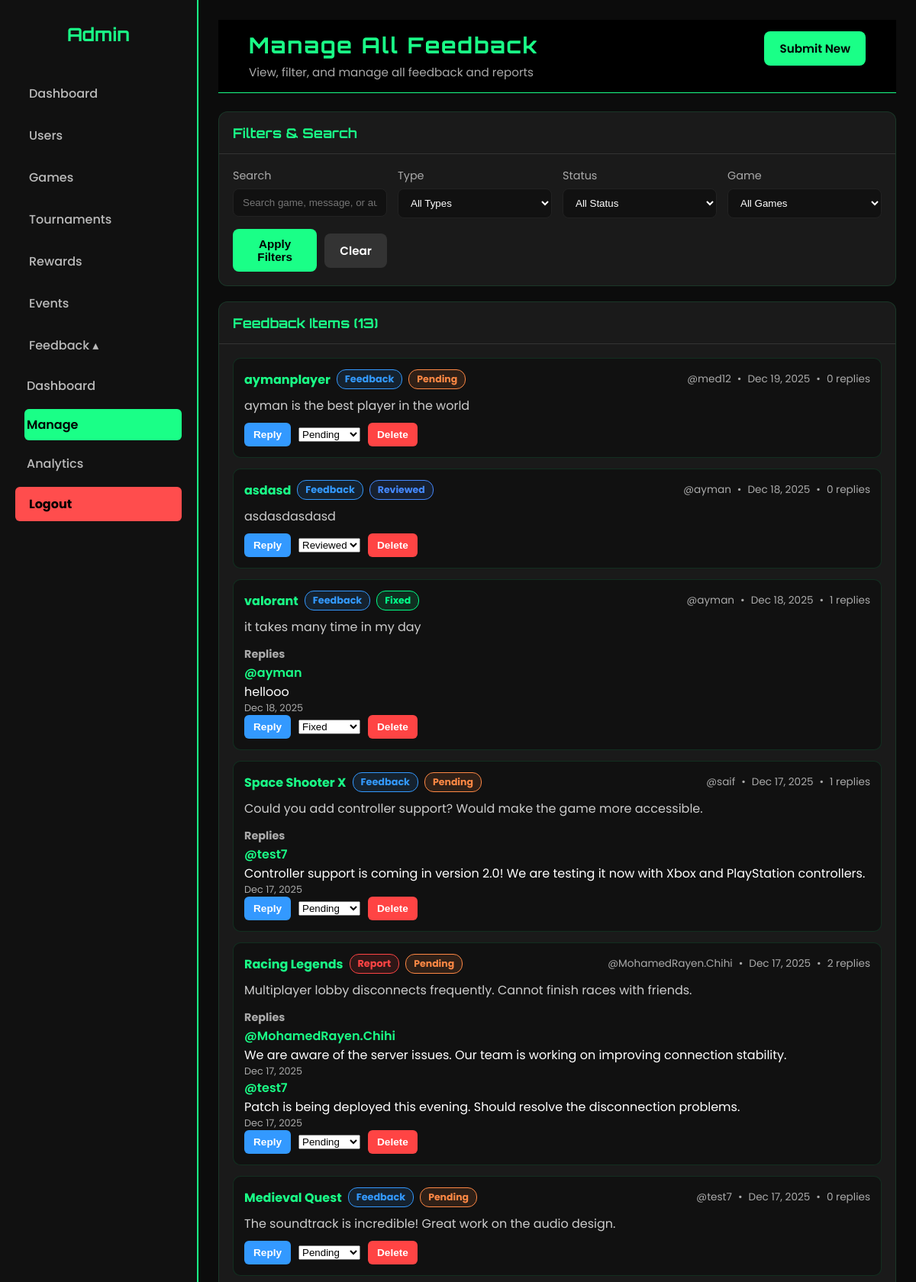
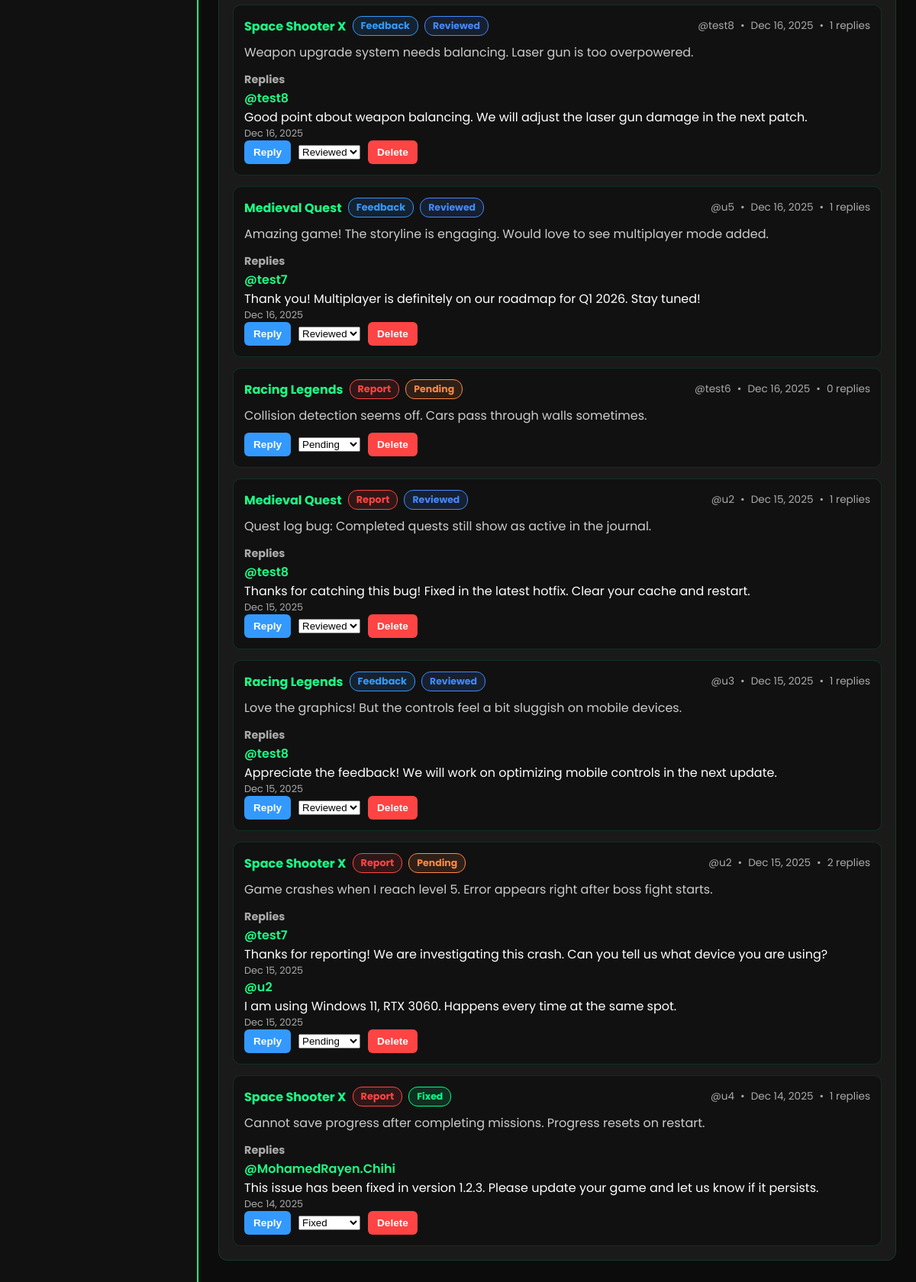
Page /final/User_managment/View/BackOffice/admin_feedback_manage.php (signed in) on the committed database (2 pictures, top to bottom).
### tables this page shows
CREATE TABLE `feedback` (
  `id` int(11) UNSIGNED NOT NULL,
  `game` varchar(100) NOT NULL COMMENT 'Game name',
  `type` enum('feedback','report') NOT NULL DEFAULT 'feedback',
  `message` text NOT NULL,
  `author` varchar(50) NOT NULL COMMENT 'Username of submitter',
  `status` enum('pending','reviewed','fixed') NOT NULL DEFAULT 'pending',
  `date` timestamp NOT NULL DEFAULT current_timestamp(),
  `user_id` int(11) NOT NULL
);

CREATE TABLE `replies` (
  `id` int(11) UNSIGNED NOT NULL,
  `feedback_id` int(11) UNSIGNED NOT NULL,
  `author` varchar(50) NOT NULL COMMENT 'Username of person replying',
  `message` text NOT NULL,
  `date` timestamp NOT NULL DEFAULT current_timestamp()
);

### final/User_managment/Controller/FeedbackController.php (called while the page is built, shortened)
<?php
require_once __DIR__ . '/../Model/Feedback.php';
class FeedbackController
{
    private PDO $db;
    private Feedback $model;
    public function __construct(PDO $db)
    {
        $this->db = $db;
        $this->model = new Feedback();
    }
    public function listFeedback(array $filters = []): array
    {
        $sql = "SELECT f.*, COUNT(r.id) AS reply_count
                FROM feedback f
                LEFT JOIN replies r ON r.feedback_id = f.id
                WHERE 1=1";
        $params = [];
        $sql .= " GROUP BY f.id ORDER BY f.date DESC";
        $stmt = $this->db->prepare($sql);
        $stmt->execute($params);
        $rows = $stmt->fetchAll();
        return $rows ?: [];
    }
    public function getFeedbackWithReplies(array $filters = []): array
    {
        $items = $this->listFeedback($filters);
        foreach ($items as &$item) {
            $item['replies'] = $this->model->getReplies($this->db, (int) $item['id']);
        }
        return $items;
    }
}

### final/User_managment/Model/Feedback.php (called while the page is built, shortened)
<?php
class Feedback
{
    public function getReplies(PDO $db, int $feedbackId): array
    {
        $sql = "SELECT * FROM replies WHERE feedback_id = :id ORDER BY date ASC";
        $stmt = $db->prepare($sql);
        $stmt->execute([':id' => $feedbackId]);
        return $stmt->fetchAll();
    }
}

### final/User_managment/View/BackOffice/admin_feedback_manage.php (the view, shortened to what this page needs)
<?php
require_once __DIR__ . '/../../Controller/FeedbackController.php';
$controller = new FeedbackController($pdo);
$filter_type = $_GET['type'] ?? 'all';
$filter_status = $_GET['status'] ?? 'all';
$search = $_GET['search'] ?? '';
$filters = [];
$feedback_data = $controller->getFeedbackWithReplies($filters);
?>
<!DOCTYPE html>
<html lang="en">
<head>
  <link rel="stylesheet" href="../../public/css/styleAdmin.css">
  <link rel="stylesheet" href="../../public/css/admin_inline.css">
  <link rel="stylesheet" href="../../public/css/backoffice-style.css">
</head>
<body>
  <div class="sidebar">
    <h2>Admin</h2>
    <a href="admin.php" class="nav-link">Dashboard</a>
    <a href="admin.php?section=users" class="nav-link">Users</a>
    <a href="games_dashboard.php" class="nav-link">Games</a>
    <a href="admintour.php" class="nav-link">Tournaments</a>
    <a href="adminrewards.php" class="nav-link">Rewards</a>
    <a href="event/event.php" class="nav-link">Events</a>
    <a href="#" class="nav-link" id="feedbackToggle">Feedback ▴</a>
    <div id="feedbackSubmenu" style="display:block; padding-left:12px;">
      <a href="admin_feedback.php" class="nav-link" style="padding:8px 0;">Dashboard</a>
      <a href="admin_feedback_manage.php" class="nav-link active" style="padding:8px 0;">Manage</a>
      <a href="admin_feedback_analytics.php" class="nav-link" style="padding:8px 0;">Analytics</a>
    </div>
    <a href="../FrontOffice/logout.php"
      onclick="return confirm('Are you sure you want to logout?');"
      style="background:#ff4d4d; color:#000; font-weight:700;"
      class="nav-link">
      Logout
    </a>
  </div>
  <div class="main-content">
    <header class="content-header">
      <div>
        <h1>Manage All Feedback</h1>
        <p class="subtitle">View, filter, and manage all feedback and reports</p>
      </div>
      <div class="header-actions">
        <a href="../FrontOffice/feedback.php?from=admin_feedback_manage" class="btn btn-primary">Submit New</a>
      </div>
    </header>
    <div class="dashboard-card">
      <div class="card-header">
        <h2>Filters & Search</h2>
      </div>
      <div class="card-body">
        <form method="GET" action="" class="filter-form">
          <div class="filter-group">
            <label>Search</label>
            <input type="text" name="search" placeholder="Search game, message, or author..."
                   value="<?php echo htmlspecialchars($search); ?>">
          </div>
          <div class="filter-group">
            <label>Type</label>
            <select name="type">
              <option value="all" <?php echo $filter_type === 'all' ? 'selected' : ''; ?>>All Types</option>
            </select>
          </div>
          <div class="filter-group">
            <label>Status</label>
            <select name="status">
              <option value="all" <?php echo $filter_status === 'all' ? 'selected' : ''; ?>>All Status</option>
            </select>
          </div>
          <div class="filter-group">
            <label>Game</label>
            <select name="game">
              <option value="">All Games</option>
            </select>
          </div>
          <div class="filter-actions">
            <button type="submit" class="btn btn-primary">Apply Filters</button>
            <a href="admin_feedback_manage.php" class="btn btn-secondary">Clear</a>
          </div>
        </form>
      </div>
    </div>
    <div class="dashboard-card">
      <div class="card-header">
        <h2>Feedback Items (<?php echo count($feedback_data); ?>)</h2>
      </div>
      <div class="card-body">
        <?php if (empty($feedback_data)): ?>
        <div class="empty-state">
          <p>No feedback found matching your filters</p>
        </div>
        <?php else: ?>
          <div class="feedback-table">
            <?php foreach ($feedback_data as $item): ?>
              <div class="feedback-row">
                <div class="feedback-row-header">
                  <div class="feedback-row-title">
                    <h3><?php echo htmlspecialchars($item['game']); ?></h3>
                    <span class="feedback-type type-<?php echo htmlspecialchars($item['type']); ?>"><?php echo ucfirst($item['type']); ?></span>
                    <span class="status-badge status-<?php echo htmlspecialchars($item['status']); ?>"><?php echo ucfirst($item['status']); ?></span>
                  </div>
                  <div class="feedback-row-meta">
                    <span>@<?php echo htmlspecialchars($item['author']); ?></span>
                    <span>•</span>
                    <span><?php echo date('M j, Y', strtotime($item['date'])); ?></span>
                    <span>•</span>
                    <span><?php echo (int)$item['reply_count']; ?> replies</span>
                  </div>
                </div>
                <div class="feedback-row-content"><?php echo nl2br(htmlspecialchars($item['message'])); ?></div>
                <?php if (!empty($item['replies'])): ?>
                  <div class="replies-section">
                    <strong style="color:#aaa; font-size:0.9rem;">Replies</strong>
                    <?php foreach ($item['replies'] as $reply): ?>
                      <div class="reply-item">
                        <div class="reply-author">@<?php echo htmlspecialchars($reply['author']); ?></div>
                        <div class="reply-message"><?php echo nl2br(htmlspecialchars($reply['message'])); ?></div>
                        <div class="reply-time"><?php echo date('M j, Y', strtotime($reply['date'])); ?></div>
                      </div>
                    <?php endforeach; ?>
                  </div>
                <?php endif; ?>
                <div class="row-actions" style="display:flex; gap:10px; flex-wrap:wrap; align-items:center;">
                  <button class="btn-action btn-reply" onclick="showReplyFormAdmin(<?php echo (int)$item['id']; ?>)">Reply</button>
                  <select class="status-select" onchange="updateStatusAdmin(<?php echo (int)$item['id']; ?>, this.value)">
                    <option value="pending" <?php echo $item['status'] === 'pending' ? 'selected' : ''; ?>>Pending</option>
                    <option value="reviewed" <?php echo $item['status'] === 'reviewed' ? 'selected' : ''; ?>>Reviewed</option>
                    <option value="fixed" <?php echo $item['status'] === 'fixed' ? 'selected' : ''; ?>>Fixed</option>
                  </select>
                  <button class="btn-action btn-delete" onclick="deleteFeedbackAdmin(<?php echo (int)$item['id']; ?>)">Delete</button>
                </div>
              </div>
            <?php endforeach; ?>
          </div>
        <?php endif; ?>
      </div>
    </div>
  </div>
</body>
</html>

### final/User_managment/public/css/styleAdmin.css (style rules this page uses)
:root { --accent: #1AFF87; --purple: #5b4bff; --bg-dark: #0c0c0c; --bg-card: #161616; --text: #f1f1f1; }
* { box-sizing: border-box; margin: 0; padding: 0; }
body { font-family: 'Poppins', sans-serif; background: var(--bg-dark); color: var(--text); min-height: 100vh; }
header { display: flex; justify-content: space-between; align-items: center; padding: 15px 40px; background: #000; border-bottom: 1px solid var(--accent); }
header h1 { font-family: 'Orbitron', sans-serif; color: var(--accent); letter-spacing: 2px; }

### final/User_managment/public/css/admin_inline.css (style rules this page uses)
body { background: #0c0c0c; color: var(--text); font-family: 'Poppins', sans-serif; margin: 0; display: flex; min-height: 100vh; }
.sidebar { width: 250px; background: #0f0f0f; border-right: 1px solid #1aff8715; display: flex; flex-direction: column; padding: 30px 20px; }
.sidebar h2 { font-family: 'Orbitron', sans-serif; color: var(--accent); margin-bottom: 40px; text-align: center; }
.sidebar a { color: #bbb; text-decoration: none; padding: 10px 15px; margin-bottom: 10px; border-radius: 6px; transition: 0.3s; font-weight: 500; }
.sidebar a:hover, .sidebar a.active { background: var(--accent); color: #000; }
.main-content { flex: 1; padding: 40px 60px; overflow-y: auto; }
.main-content h1 { font-family: 'Orbitron', sans-serif; color: var(--accent); margin-bottom: 40px; text-align: center; }

### rows in the picture
feedback: game "aymanplayer", type "Feedback", status "Pending", author "med12", date "Dec 19, 2025", reply_count "0", message "ayman is the best player in the world", status+id "Pending"
feedback: game "asdasd", type "Feedback", status "Reviewed", author "ayman", date "Dec 18, 2025", reply_count "0", message "asdasdasdasd", status+id "Reviewed"
feedback: game "valorant", type "Feedback", status "Fixed", author "ayman", date "Dec 18, 2025", reply_count "1", message "it takes many time in my day", status+id "Fixed"
replies: author "ayman", message "hellooo", date "Dec 18, 2025"
feedback: game "Space Shooter X", type "Feedback", status "Pending", author "saif", date "Dec 17, 2025", reply_count "1", message "Could you add controller support? Would make the game more accessible.", status+id "Pending"
replies: author "test7", message "Controller support is coming in version 2.0! We are testing it now with Xbox and PlayStation controllers.", date "Dec 17, 2025"
feedback: game "Racing Legends", type "Report", status "Pending", author "MohamedRayen.Chihi", date "Dec 17, 2025", reply_count "2", message "Multiplayer lobby disconnects frequently. Cannot finish races with friends.", status+id "Pending"
replies: author "MohamedRayen.Chihi", message "We are aware of the server issues. Our team is working on improving connection stability.", date "Dec 17, 2025"
replies: author "test7", message "Patch is being deployed this evening. Should resolve the disconnection problems.", date "Dec 17, 2025"
feedback: game "Medieval Quest", type "Feedback", status "Pending", author "test7", date "Dec 17, 2025", reply_count "0", message "The soundtrack is incredible! Great work on the audio design.", status+id "Pending"
feedback: game "Space Shooter X", type "Feedback", status "Reviewed", author "test8", date "Dec 16, 2025", reply_count "1", message "Weapon upgrade system needs balancing. Laser gun is too overpowered.", status+id "Reviewed"
replies: author "test8", message "Good point about weapon balancing. We will adjust the laser gun damage in the next patch.", date "Dec 16, 2025"
feedback: game "Medieval Quest", type "Feedback", status "Reviewed", author "u5", date "Dec 16, 2025", reply_count "1", message "Amazing game! The storyline is engaging. Would love to see multiplayer mode added.", status+id "Reviewed"
replies: author "test7", message "Thank you! Multiplayer is definitely on our roadmap for Q1 2026. Stay tuned!", date "Dec 16, 2025"
feedback: game "Racing Legends", type "Report", status "Pending", author "test6", date "Dec 16, 2025", reply_count "0", message "Collision detection seems off. Cars pass through walls sometimes.", status+id "Pending"
feedback: game "Medieval Quest", type "Report", status "Reviewed", author "u2", date "Dec 15, 2025", reply_count "1", message "Quest log bug: Completed quests still show as active in the journal.", status+id "Reviewed"
replies: author "test8", message "Thanks for catching this bug! Fixed in the latest hotfix. Clear your cache and restart.", date "Dec 15, 2025"
feedback: game "Racing Legends", type "Feedback", status "Reviewed", author "u3", date "Dec 15, 2025", reply_count "1", message "Love the graphics! But the controls feel a bit sluggish on mobile devices.", status+id "Reviewed"
replies: author "test8", message "Appreciate the feedback! We will work on optimizing mobile controls in the next update.", date "Dec 15, 2025"
feedback: game "Space Shooter X", type "Report", status "Pending", author "u2", date "Dec 15, 2025", reply_count "2", message "Game crashes when I reach level 5. Error appears right after boss fight starts.", status+id "Pending"
replies: author "test7", message "Thanks for reporting! We are investigating this crash. Can you tell us what device you are using?", date "Dec 15, 2025"
replies: author "u2", message "I am using Windows 11, RTX 3060. Happens every time at the same spot.", date "Dec 15, 2025"
feedback: game "Space Shooter X", type "Report", status "Fixed", author "u4", date "Dec 14, 2025", reply_count "1", message "Cannot save progress after completing missions. Progress resets on restart.", status+id "Fixed"
replies: author "MohamedRayen.Chihi", message "This issue has been fixed in version 1.2.3. Please update your game and let us know if it persists.", date "Dec 14, 2025"

### other values in the picture
count($feedback_data) "13"
